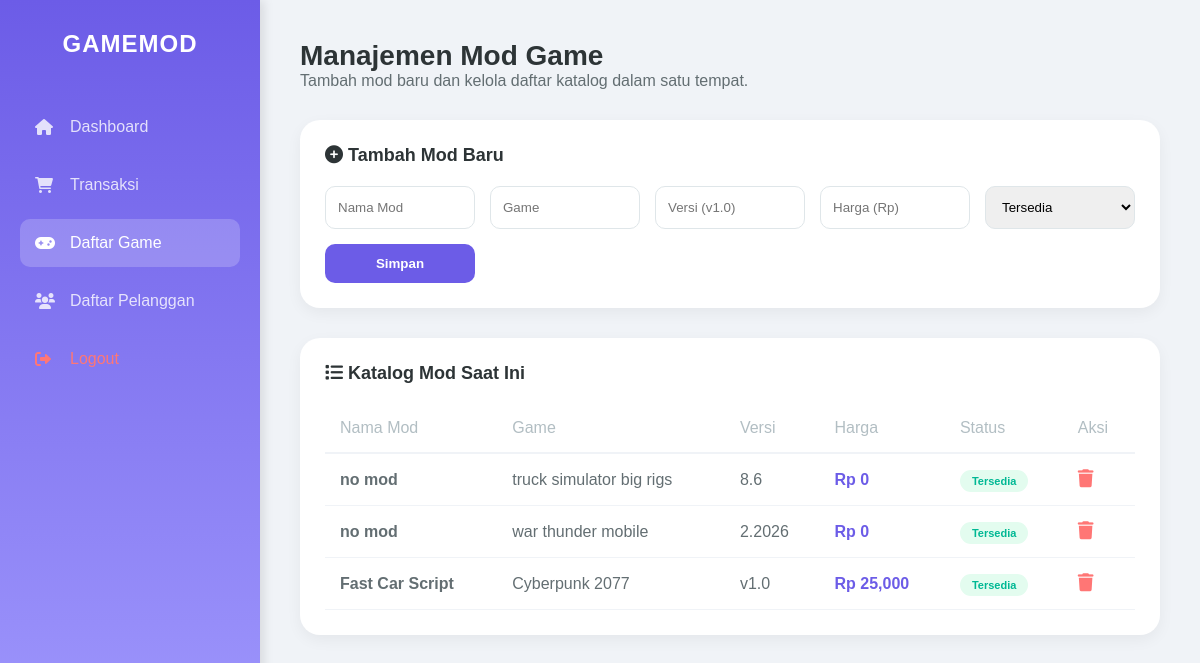
The app's page /mod_list.php (signed in) with its own data.
### tables this page shows
CREATE TABLE `mod_items` (
  `id` int(11) NOT NULL,
  `nama_mod` varchar(100) NOT NULL,
  `game_target` varchar(100) NOT NULL,
  `versi` varchar(20) NOT NULL,
  `deskripsi` text,
  `harga` int(11) NOT NULL,
  `status` enum('Tersedia','Update','Nonaktif') DEFAULT 'Tersedia'
);

### mod_list.php (the view, shortened to what this page needs)
<?php
include 'config.php';
$result = mysqli_query($conn, "SELECT * FROM mod_items ORDER BY id DESC");
?>
<!DOCTYPE html>
<html lang="id">
<head>
    <link rel="stylesheet" href="https://cdnjs.cloudflare.com/ajax/libs/font-awesome/6.0.0/css/all.min.css">
</head>
<body>
    <div class="sidebar">
        <h2>GAMEMOD</h2>
        <a href="dashboard.php"><i class="fas fa-home"></i> Dashboard</a>
        <a href="penjualan.php"><i class="fas fa-shopping-cart"></i> Transaksi</a>
        <a href="mod_list.php" class="active"><i class="fas fa-gamepad"></i> Daftar Game</a>
        <a href="pelanggan.php"><i class="fas fa-users"></i> Daftar Pelanggan</a>
            <a href="logout.php" style="color: #ff7675;"><i class="fas fa-sign-out-alt"></i> Logout</a>
        </div>
    <div class="main-content">
        <div class="header">
            <h1>Manajemen Mod Game</h1>
            <p style="color: #636e72;">Tambah mod baru dan kelola daftar katalog dalam satu tempat.</p>
        </div>
        <div class="card">
            <h3><i class="fas fa-plus-circle"></i> Tambah Mod Baru</h3>
            <form action="" method="POST" class="form-grid">
                <input type="text" name="nama_mod" placeholder="Nama Mod" required>
                <input type="text" name="game_target" placeholder="Game" required>
                <input type="text" name="versi" placeholder="Versi (v1.0)" required>
                <input type="number" name="harga" placeholder="Harga (Rp)" required>
                <select name="status">
                    <option value="Tersedia">Tersedia</option>
                </select>
                <button type="submit" name="add_mod" class="btn-submit">Simpan</button>
            </form>
        </div>
        <div class="card">
            <h3><i class="fas fa-list"></i> Katalog Mod Saat Ini</h3>
            <table>
                <thead>
                    <tr>
                        <th>Nama Mod</th>
                        <th>Game</th>
                        <th>Versi</th>
                        <th>Harga</th>
                        <th>Status</th>
                        <th>Aksi</th>
                    </tr>
                </thead>
                <tbody>
                    <?php if(mysqli_num_rows($result) > 0): ?>
                        <?php while($row = mysqli_fetch_assoc($result)): ?>
                        <tr>
                            <td><strong><?php echo $row['nama_mod']; ?></strong></td>
                            <td><?php echo $row['game_target']; ?></td>
                            <td><code><?php echo $row['versi']; ?></code></td>
                            <td><span style="color: var(--primary); font-weight: bold;">Rp <?php echo number_format($row['harga']); ?></span></td>
                            <td><span class="status-badge"><?php echo $row['status']; ?></span></td>
                            <td>
                                <a href="?delete=<?php echo $row['id']; ?>" class="btn-delete" onclick="return confirm('Hapus mod ini?')"><i class="fas fa-trash"></i></a>
                            </td>
                        </tr>
                        <?php endwhile; ?>
                    <?php else: ?>
                        <tr><td colspan="6" style="text-align: center;">Belum ada data mod.</td></tr>
                    <?php endif; ?>
                </tbody>
            </table>
        </div>
    </div>
</body>
</html>

### mod_list.php (style rules this page uses)
:root { --primary: #6c5ce7; --secondary: #a29bfe; --bg: #f0f3f7; --sidebar-grad: linear-gradient(180deg, #6c5ce7 0%, #a29bfe 100%); }
* { margin: 0; padding: 0; box-sizing: border-box; font-family: 'Poppins', sans-serif; }
body { display: flex; background: var(--bg); min-height: 100vh; }
.sidebar { width: 260px; background: var(--sidebar-grad); color: white; padding: 30px 20px; display: flex; flex-direction: column; position: fixed; height: 100%; box-shadow: 4px 0 10px rgba(0,0,0,0.1); }
.sidebar h2 { text-align: center; margin-bottom: 40px; font-size: 24px; letter-spacing: 1px; }
.sidebar a { color: rgba(255,255,255,0.8); text-decoration: none; padding: 15px; margin: 5px 0; border-radius: 10px; transition: 0.3s; display: flex; align-items: center; }
.sidebar a i { margin-right: 15px; width: 20px; }
.sidebar a:hover, .sidebar a.active { background: rgba(255,255,255,0.2); color: white; }
.main-content { margin-left: 260px; flex: 1; padding: 40px; }
.header { margin-bottom: 30px; }
.header h1 { font-size: 28px; color: #2d3436; }
.card { background: white; padding: 25px; border-radius: 20px; box-shadow: 0 5px 15px rgba(0,0,0,0.05); margin-bottom: 30px; }
.card h3 { margin-bottom: 20px; color: #2d3436; font-size: 18px; }
.form-grid { display: grid; grid-template-columns: repeat(auto-fit, minmax(150px, 1fr)); gap: 15px; }
input, select { padding: 12px; border: 1px solid #dfe6e9; border-radius: 10px; outline: none; width: 100%; }
.btn-submit { background: var(--primary); color: white; border: none; padding: 12px; border-radius: 10px; cursor: pointer; font-weight: bold; transition: 0.3s; }
table { width: 100%; border-collapse: collapse; }
th { text-align: left; padding: 15px; color: #b2bec3; font-weight: 500; border-bottom: 2px solid #f0f3f7; }
td { padding: 15px; border-bottom: 1px solid #f0f3f7; color: #636e72; }
.status-badge { padding: 5px 12px; border-radius: 20px; font-size: 11px; font-weight: bold; background: #e3fcef; color: #00b894; }
.btn-delete { color: #ff7675; text-decoration: none; font-size: 18px; }

### records on screen
mod_items: nama_mod "no mod", game_target "truck simulator big rigs", versi "8.6", harga "0", status "Tersedia"
mod_items: nama_mod "no mod", game_target "war thunder mobile", versi "2.2026", harga "0", status "Tersedia"
mod_items: nama_mod "Fast Car Script", game_target "Cyberpunk 2077", versi "v1.0", harga "25,000", status "Tersedia"
